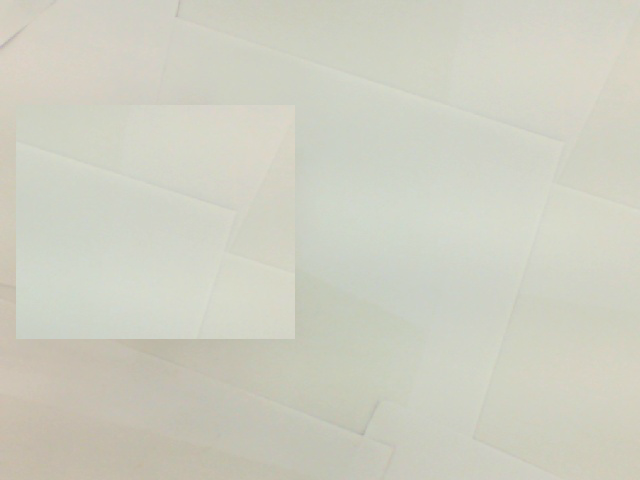
#> input picture examples/fetch_camera/semantic/feed_img_env/table.png, 640 x 480 px
$ python feed_img_env.py
#> lines starting #> are read from the running program, lines starting #| are printed output that depends on the picture; after the words box and inside, x2 and y2 are one past the last pixel; in counts of white or black regions, pixels touching at a corner belong together
import cv2
import numpy as np
import os

IMG_PATH = os.path.abspath(os.path.dirname(__file__))
IMG_W_H = 84
# because thread bloack the image catch (maybe), so create the shell class
class FeedImgEnv:
    def __init__(self, step_ds=0.005, gray_img = True, is_render = False):
#> called with step_ds = 0.005, gray_img = False, is_render = False
        self.gray_img = gray_img
        self.is_render = is_render
        self.step_ds =step_ds
        # Load an color image


        self.table = cv2.imread(IMG_PATH + '/table.png')
#> self.table is the input picture: shape (480, 640, 3); mean B, G, R 193.9, 207, 206.6
        self.cube = cv2.imread(IMG_PATH + '/cube_shadow.png')
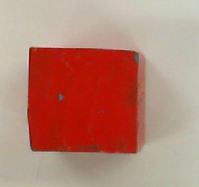
#> input picture examples/fetch_camera/semantic/feed_img_env/cube_shadow.png, 199 x 187 px
#> self.cube is the input picture: shape (187, 199, 3); mean B, G, R 115.2, 129.6, 181.9

        # print("self.table.shape = ", self.table.shape)
        # print("self.cube.shape = ", self.cube.shape)

    def reset(self):
        # self.state = cv2.imread('img_00110.jpg')
        self.state = self.table.copy()
        self.cube_img_x, self.cube_img_y = 200, 200
        # [7 lines of commented-out code are left out]
        self.paste_cube(self.cube_img_x, self.cube_img_y)

        s = self.state_preprocess(self.state)

        if self.is_render:
            self.render()
        return s

    def paste_cube(self, cube_img_x, cube_img_y):

#> called with cube_img_x = 200, cube_img_y = 200
        cube_h = self.cube.shape[0]
#> cube_h = 187
        cube_w = self.cube.shape[1]
#> cube_w = 199
        self.state = self.table.copy()
        if cube_img_x >= self.table.shape[0] or cube_img_y >= self.table.shape[1] or \
           (cube_img_x+cube_h) < 0 or  (cube_img_y+cube_w) < 0 :
            return


        paste_low_h =  -cube_img_x  if cube_img_x < 0 else 0
        paste_low_w =  -cube_img_y  if cube_img_y < 0 else 0
        cube_img_x = 0 if cube_img_x < 0 else cube_img_x
        cube_img_y = 0 if cube_img_y < 0 else cube_img_y
        paste_h = self.cube.shape[0] if (cube_img_x +  self.cube.shape[0]) <= self.table.shape[0] else ( self.table.shape[0]- cube_img_x)
#> paste_h = 187
        paste_w = self.cube.shape[1] if (cube_img_y +  self.cube.shape[1]) <= self.table.shape[1] else ( self.table.shape[1]- cube_img_y)
#> paste_w = 199

        # [11 lines of commented-out code are left out]


        self.state[cube_img_x:cube_img_x+(paste_h-paste_low_h), cube_img_y:cube_img_y + (paste_w-paste_low_w), :]  = self.cube[paste_low_h:paste_h,paste_low_w:paste_w,:] #self.cube[:,:,:]
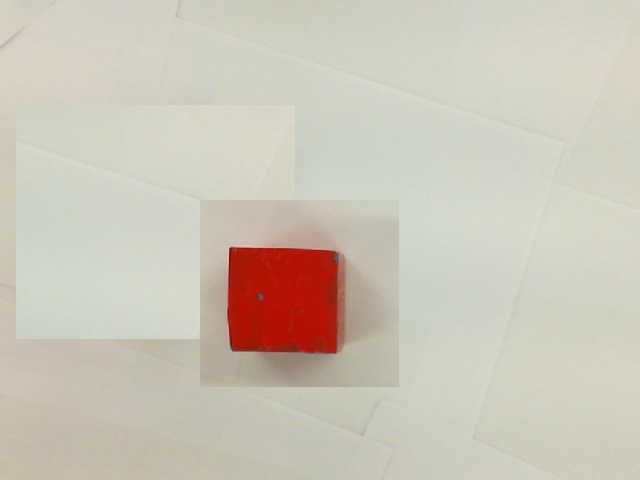
#> self.state: shape (480, 640, 3); 12.11% of pixels changed, all inside (x1, y1, x2, y2) = (200, 200, 399, 387)


    # -> IMG_W_H*IMG_W_H and to gray
    def state_preprocess(self, img):
        if self.gray_img:
            resize_img = cv2.resize(img, (IMG_W_H, IMG_W_H), interpolation=cv2.INTER_AREA)
            gray_img = cv2.cvtColor(resize_img, cv2.COLOR_RGB2GRAY)
            return np.reshape(gray_img,(IMG_W_H,IMG_W_H,1))
        else:
            return img


    def step(self,action):
        d = False
        r = 0
        print('Use action: ', action)
        if action ==0:
            self.cube_img_x += 10
        elif action == 1:
            self.cube_img_y += 10
        elif action ==2:
            self.cube_img_x -= 10
        elif action == 3:
            self.cube_img_y -= 10
        elif action == 4:
            d = True

        # print('cube_img_x = {}, cube_img_y={}'.format(self.cube_img_x, self.cube_img_y))
        self.paste_cube(self.cube_img_x, self.cube_img_y)

        s = self.state_preprocess(self.state)
        if self.is_render:
            self.render()
        return s, r, d, None

    def render(self):
        # rgb_img = cv2.cvtColor(gripper_img, cv2.COLOR_BGR2RGB)
        cv2.imshow('Feed Image Env',self.state)
        cv2.waitKey(50)


if __name__ == '__main__':
    env = FeedImgEnv(gray_img=False)
    env.reset()
    for i in range(60):
        s, r, d , _ = env.step(3)
        # print('s.shape = ', s.shape)
        cv2.imshow('Feed Image Env', s)
        cv2.waitKey(50)
#> this loop made 60 passes
#> pass 2, in step (call 2), `s = self.state_preprocess(self.state)`:
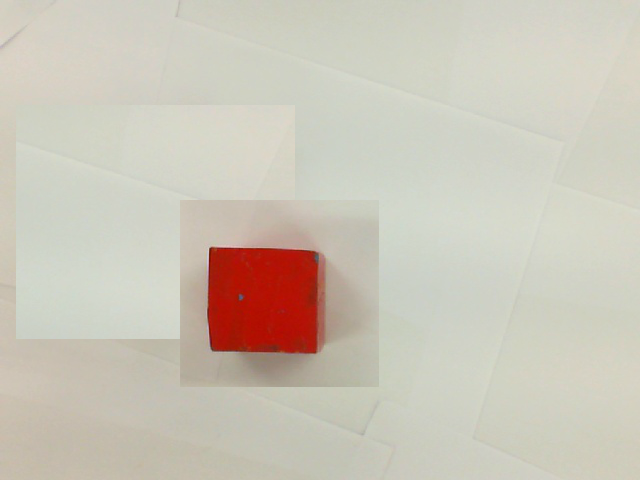
#> s: shape (480, 640, 3); mean B, G, R 184.4, 197.6, 203.9
